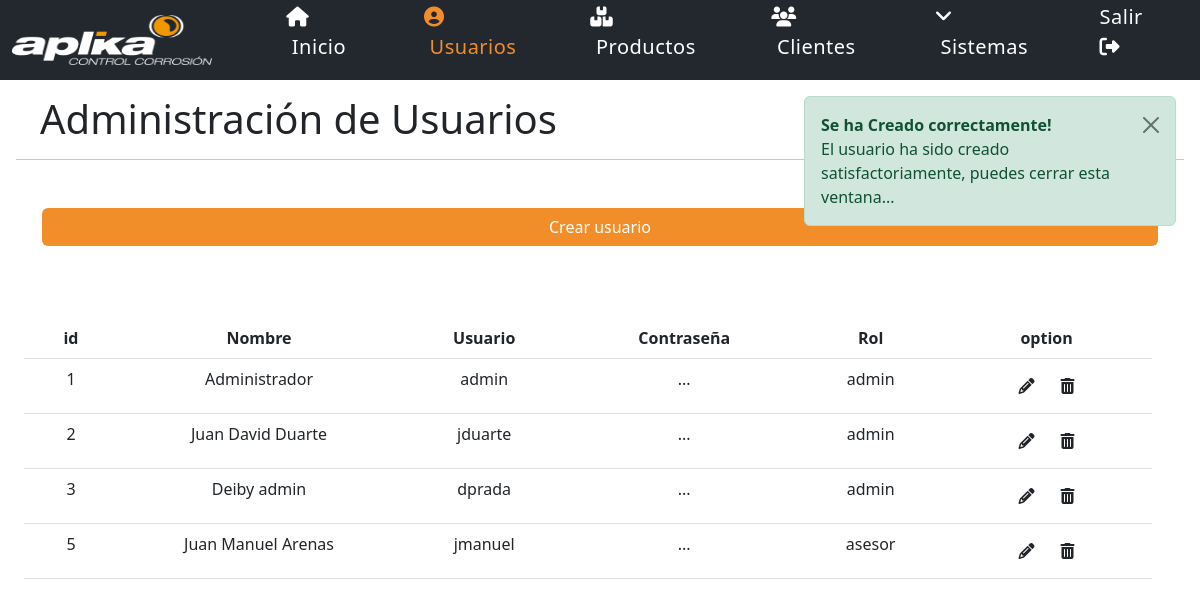
The app's page /usuario.php?msg=ok (signed in) with its own data.
### tables this page shows
CREATE TABLE IF NOT EXISTS `user` (
  `id` int(11) NOT NULL AUTO_INCREMENT,
  `nombre` varchar(60) NOT NULL,
  `username` varchar(20) NOT NULL,
  `password` varchar(250) NOT NULL,
  `rol` varchar(20) NOT NULL,
  PRIMARY KEY (`id`)
);

### usuario.php (the view, shortened to what this page needs)
<?php
$host = 'localhost';
$username = 'root';
$password = '123456';
$conexion = mysqli_connect( $host, $username, $password ) or die ("No se ha podido conectar al servidor de Base de datos");
include("template/encabezado.php");
?>
<link href="https://cdn.jsdelivr.net/npm/bootstrap@5.2.2/dist/css/bootstrap.min.css" rel="stylesheet">
<h1 class="titleDato">Administración de Usuarios</h1>
<?php
if (isset($_GET['msg'])){
	if ($_GET['msg'] == 'ok'){
	?>
	<div class="alert alert-success alert-dismissible fade show" style="margin-top: -4.6%; width: 31%; z-index: 6; position: fixed; display: grid; margin-left: 67%;" role="alert">
	  <strong>Se ha Creado correctamente!</strong> El usuario ha sido creado satisfactoriamente, puedes cerrar esta ventana...
	  <button type="button" class="btn-close" data-bs-dismiss="alert" aria-label="Close"></button>
	</div>
<?php
}
}
?>
<hr class="separador">
<div class="container">
	<div class="row">
        <div class="col-md-12 button_Crear">
			<div class="d-grid gap-2">
				<a class="btn btn-succes" href="crear_usuario.php?pag_actual=Crear Usuario">Crear usuario</a>
        	</div>
		</div>
	</div>
</div>
<br><br>
	<section id="tabla_Usuarios">
	<?php
	$consulta = "SELECT * FROM user";
    $resultado = mysqli_query( $conexion, $consulta ) or die ( "Algo ha ido mal en la consulta a la base de datos");
    if (mysqli_num_rows($resultado) > 0 ) {
            ?>
            <table class='table table-hover' id='tabla_usuarios' style='width: 94%; margin: 2%'>
		    <thead>
		    	<tr>
		    		<th style='text-align: center; vertical-align: middle;' class='col-sm-1'>id</th>
		    		<th style='text-align: center; vertical-align: middle;' class='col-md-3'>Nombre</th>
		    		<th style='text-align: center; vertical-align: middle;'>Usuario</th>
		    		<th style='text-align: center; vertical-align: middle;'>Contraseña</th>
					<th style='text-align: center; vertical-align: middle;'>Rol</th>
		    		<th style='text-align: center; vertical-align: middle;'>option</th>
		    	</tr>
		    </thead>
		    <tbody>
		    <?php
            while ($usuario = mysqli_fetch_array( $resultado))
            {
            echo "<tr>";
            echo "<td style='text-align: center;'>" . $usuario['id'] . "</td><td style='text-align: center;'>" . $usuario['nombre'] . "</td><td style='text-align: center;'>" . $usuario['username'] . "</td><td style='text-align: center;'>...</td><td style='text-align: center;'>" . $usuario['rol'] . "</td><td style='text-align: center;'><a href='editar_usuario.php?id=".$usuario['id']."'"." class='btn'><i class='fa-solid fa-pencil'></i></a><a href='eliminar_usuario.php?id=".$usuario['id']."'"." class='btn'><i class='fa-solid fa-trash-can'></i></a></td>";
            echo "</tr>";
            }
            ?>
		    </tbody>
	        </table>
            <?php
}
	?>
	</section>
<?php
include("template/pie.php");
?>

### styles/style.css (style rules this page uses)
:root { --color-principalGris: #76777A; --color-principalNaranja: #F28E2A; --color-segundarioGrisOscuro: #23282E; --color-segundarioGrisClaro1: #A6A6A6; --color-segundarioGrisClaro2: #C4C4C5; --color-segundarioNaranjaClaro: #F8A556; }
body { margin: 0; padding: 0; font-family: ubuntu, sans-serif; }
.separador { margin: 1rem; }
.container { margin-top: 3rem; border: none ; overflow-x: hidden; }
h1 { margin-top: 15px !important; margin-left: 40px; }
.container .button_Crear div a { background-color: var(--color-principalNaranja); color:white; float: right }

### records on screen
user: id "1", nombre "Administrador", username "admin", rol "admin"
user: id "2", nombre "Juan David Duarte", username "jduarte", rol "admin"
user: id "3", nombre "Deiby admin", username "dprada", rol "admin"
user: id "5", nombre "Juan Manuel Arenas", username "jmanuel", rol "asesor"
